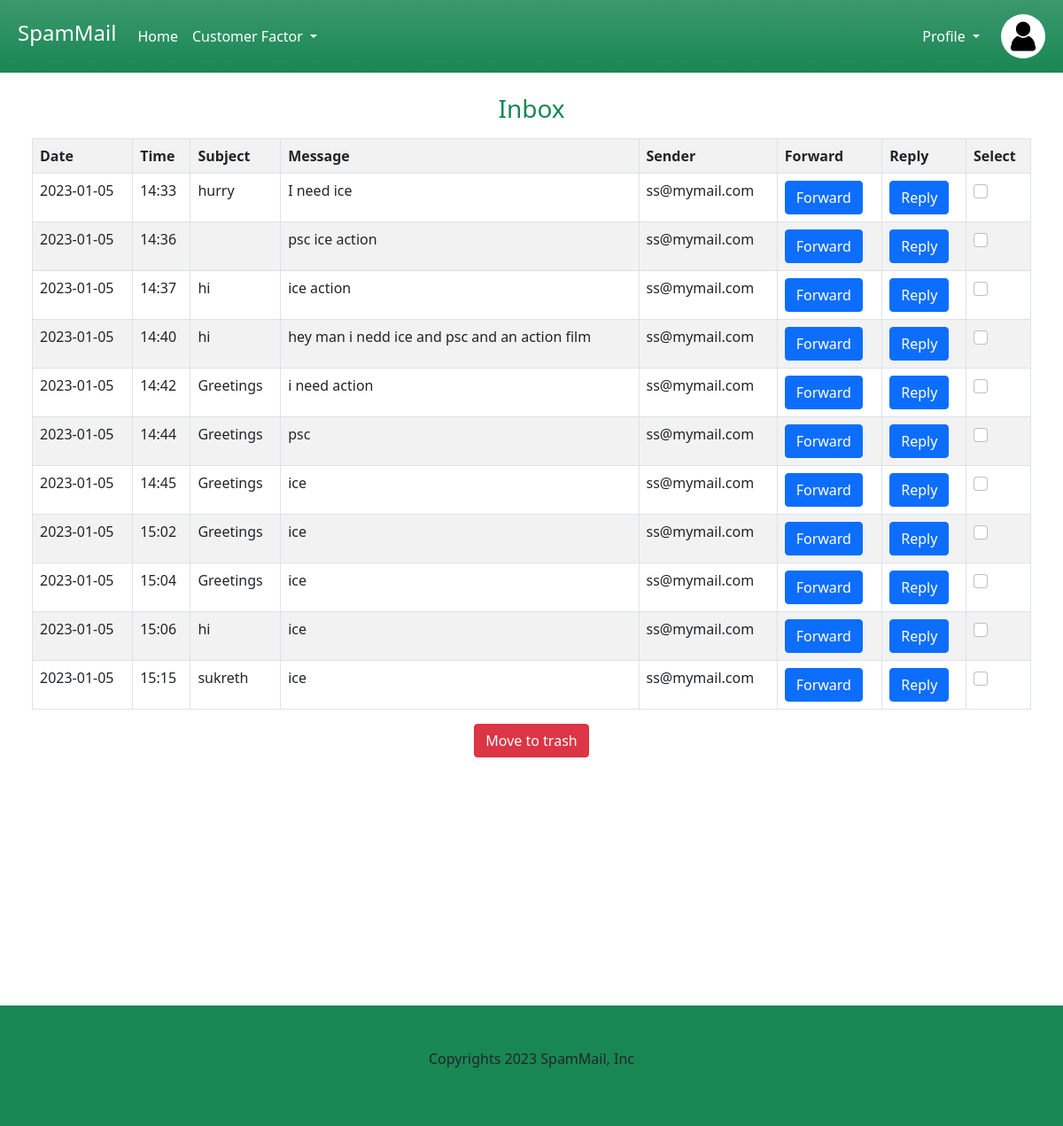
Screenshot of /inbox/ (signed in) with the database file from the repository.
### user/models.py (models this page shows)
class message_tb(models.Model):
    senderid=models.ForeignKey(user_register_tb,on_delete=models.CASCADE,related_name="sender")
    receiverid=models.ForeignKey(user_register_tb,on_delete=models.CASCADE,related_name="receiver")
    subject=models.CharField(max_length=20)
    message=models.CharField(max_length=20)
    date=models.CharField(max_length=20)
    time=models.CharField(max_length=20)
    status=models.CharField(max_length=20,default="pending")
    filter_status=models.CharField(max_length=20,default="pending")

class user_register_tb(models.Model):
    name=models.CharField(max_length=20)
    address=models.CharField(max_length=20)
    gender=models.CharField(max_length=20)
    phone=models.CharField(max_length=20)
    countryid=models.ForeignKey(country_tb,on_delete=models.CASCADE)
    stateid=models.ForeignKey(state_tb,on_delete=models.CASCADE)
    security_questions=models.CharField(max_length=20)
    answers=models.CharField(max_length=20)
    dob=models.CharField(max_length=20)
    username=models.CharField(max_length=20)
    password=models.CharField(max_length=20)

### user/views.py (the view)
# urls.py: path('inbox/',userview.inbox,name="inbox"),
def inbox(request):
    receiverid=request.session['id']
    status=['delete by sender','pending']#before applying filter
    agefactor=customer_agefactor_tb.objects.filter(userid=receiverid)
    for factor in agefactor:
        msg=message_tb.objects.filter(receiverid=receiverid,filter_status="pending",message__icontains=factor.factorid.age_factor).exclude(receiverid__in=blacklist_tb.objects.filter(userid=receiverid).values('contactid')).update(filter_status="filtered")
    hobbyfactor=customer_hobbyfactor_tb.objects.filter(userid=receiverid)
    for factor1 in hobbyfactor:
        msg1=message_tb.objects.filter(receiverid=receiverid,filter_status="pending",message__icontains=factor1.factorid.factor).exclude(receiverid__in=blacklist_tb.objects.filter(userid=receiverid).values('contactid')).update(filter_status="filtered")
    seasoncountryfactor=customer_seasoncountry_tb.objects.filter(userid=receiverid)
    for factor2 in seasoncountryfactor:
        msg2=message_tb.objects.filter(receiverid=receiverid,filter_status="pending",message__icontains=factor2.factorid.seasonfactor).exclude(receiverid__in=blacklist_tb.objects.filter(userid=receiverid).values('contactid')).update(filter_status="filtered")
    contact=contact_tb.objects.filter(userid=receiverid)
    for c in contact:
        msg3=message_tb.objects.filter(receiverid=receiverid,filter_status="pending",senderid=c.contactid).update(filter_status="filtered")
    inboxmessage=message_tb.objects.filter(receiverid=receiverid,status__in=status,filter_status='filtered').exclude(id__in=trash_tb.objects.filter(receiverid=receiverid).values('messageid_id'))
    return render(request,'inbox.html',{"viewmessage":inboxmessage})

### templates/inbox.html (shortened to what this page needs)
<html>
	<head>
		<link rel="stylesheet" href="/static/css/bootstrap.css">
	</head>
<body>
	<header class="bg-success bg-gradient">
        <div class="text-white p-2">
          <nav class="navbar navbar-expand-lg">
            <div class="container-fluid">
              <a class="navbar-brand text-white" href="{% url 'userhome' %}"><h4>SpamMail</h4></a>
                <div class="collapse navbar-collapse" id="navbarSupportedContent">
                  <ul class="navbar-nav me-auto mb-2 mb-lg-0">
                    <li class="nav-item">
                      <a class="nav-link active text-white" aria-current="page" href="{% url 'userhome' %}">Home</a>
                    </li>
                    <li class="nav-item dropdown">
                      <a class="nav-link dropdown-toggle text-white" href="#" role="button" data-bs-toggle="dropdown" aria-expanded="false">
                        Customer Factor
                      </a>
                    </li>
                  </ul>
                  <ul class="navbar-nav my-auto me-2">
                  <li class="nav-item dropdown">
                    <a class="nav-link dropdown-toggle text-white" href="#" role="button" data-bs-toggle="dropdown" aria-expanded="false">
                      Profile
                    </a>
                  </li>
                  </ul>
                  <img src="/static/profile.jpg" width="50px" height="50px" class="rounded-circle ms-2">
                </div>
              </div>
          </nav>
        </div>
      </header>
	<div class="row m-4">
        <div class="col-lg-12"><h3 class="text-success text-center mb-3">Inbox</h3>
			<form action="{% url 'move_to_trash' %}" method="post">
            <table class="table table-bordered table-striped table-hover table-responsive">
                <tr>
                    <th>Date</th>
                    <th>Time</th>
                    <th>Subject</th>
					<th>Message</th>
					<th>Sender</th>
					<th>Forward</th>
					<th>Reply</th>
					<th>Select</th>
                </tr>
                {% for v in viewmessage %}
				<tr>
					<td>{{v.date}}</td>
					<td>{{v.time}}</td>
					<td>{{v.subject}}</td>
					<td>{{v.message}}</td>
					<td>{{v.senderid.username}}</td>
					<td><button type="submit"class="btn btn-primary"><a href="{% url 'forward' v.id %}" style="text-decoration: none;" class="text-white">Forward</a></button></td>
					<td><button type="submit"class="btn btn-primary"><a href="{% url 'reply' v.id %}" style="text-decoration: none;" class="text-white">Reply</a></button></td>
					<td><input type="checkbox" name="checkbox" class="form-check-input" value="{{v.id}}"></td>
				</tr>
				{% endfor %}
            </table>
			<div class="d-flex justify-content-evenly"><button type="submit" class="btn btn-danger">Move to trash</button></div>
			</form>
        </div>
	</div>
</div><br><br><br><br><br><br><br><br><br><br>
    <footer class="bg-success" style="--bs-bg-opacity: .5;">
    <div class="container">
      <div class="row">
        <div class="col-md-12 text-center p-5">
          <p>Copyrights 2023 SpamMail, Inc</p>
        </div>
      </div>
    </div>
  	</footer>
</body>
</html>

### rows the page displays
message_tb: date "2023-01-05", time "14:33", subject "hurry", message "I need ice", senderid.username "ss@mymail.com"
message_tb: date "2023-01-05", time "14:36", message "psc ice action", senderid.username "ss@mymail.com"
message_tb: date "2023-01-05", time "14:37", subject "hi", message "ice action", senderid.username "ss@mymail.com"
message_tb: date "2023-01-05", time "14:40", subject "hi", message "hey man i nedd ice and psc and an action film", senderid.username "ss@mymail.com"
message_tb: date "2023-01-05", time "14:42", subject "Greetings", message "i need action", senderid.username "ss@mymail.com"
message_tb: date "2023-01-05", time "14:44", subject "Greetings", message "psc", senderid.username "ss@mymail.com"
message_tb: date "2023-01-05", time "14:45", subject "Greetings", message "ice", senderid.username "ss@mymail.com"
message_tb: date "2023-01-05", time "15:02", subject "Greetings", message "ice", senderid.username "ss@mymail.com"
message_tb: date "2023-01-05", time "15:04", subject "Greetings", message "ice", senderid.username "ss@mymail.com"
message_tb: date "2023-01-05", time "15:06", subject "hi", message "ice", senderid.username "ss@mymail.com"
message_tb: date "2023-01-05", time "15:15", subject "sukreth", message "ice", senderid.username "ss@mymail.com"
